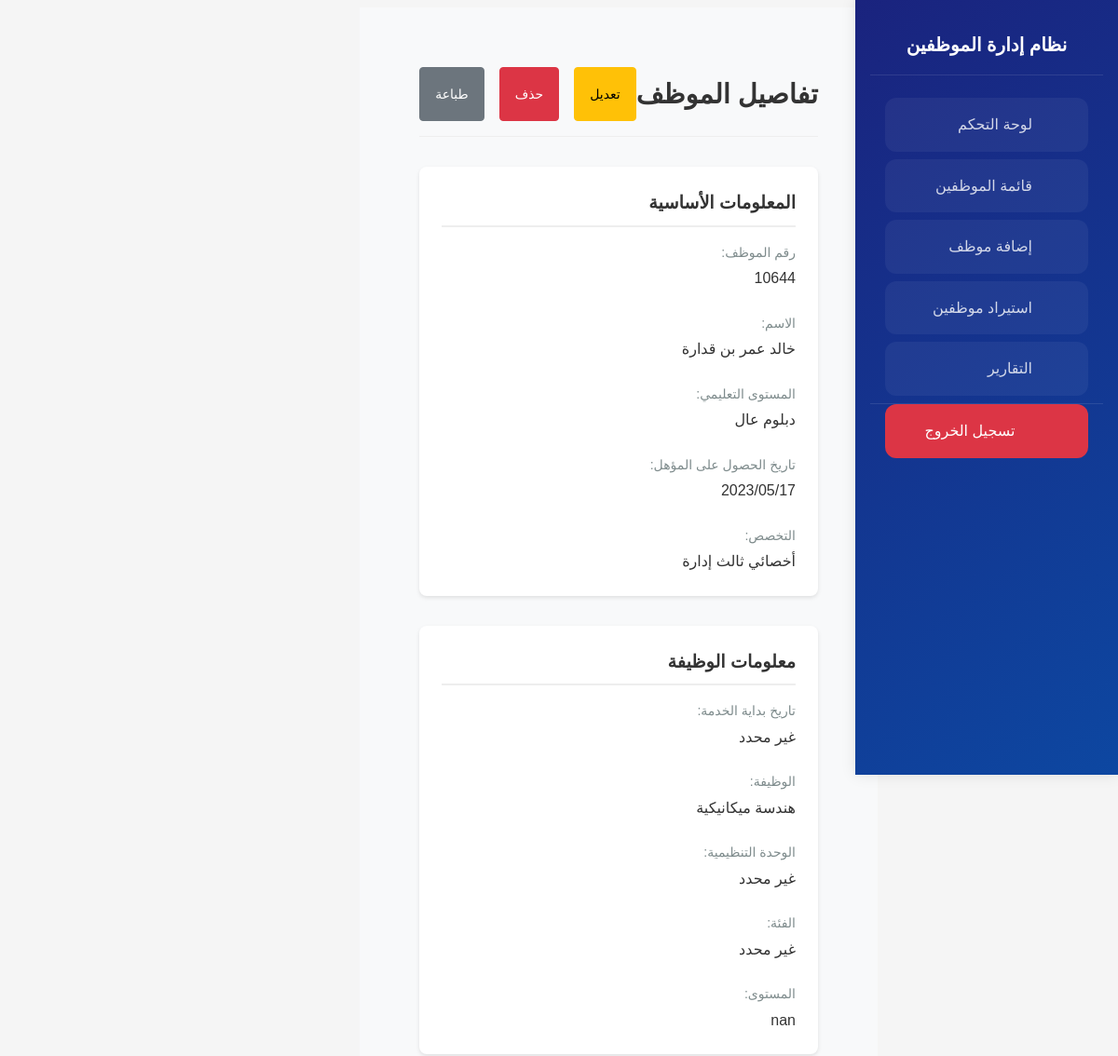
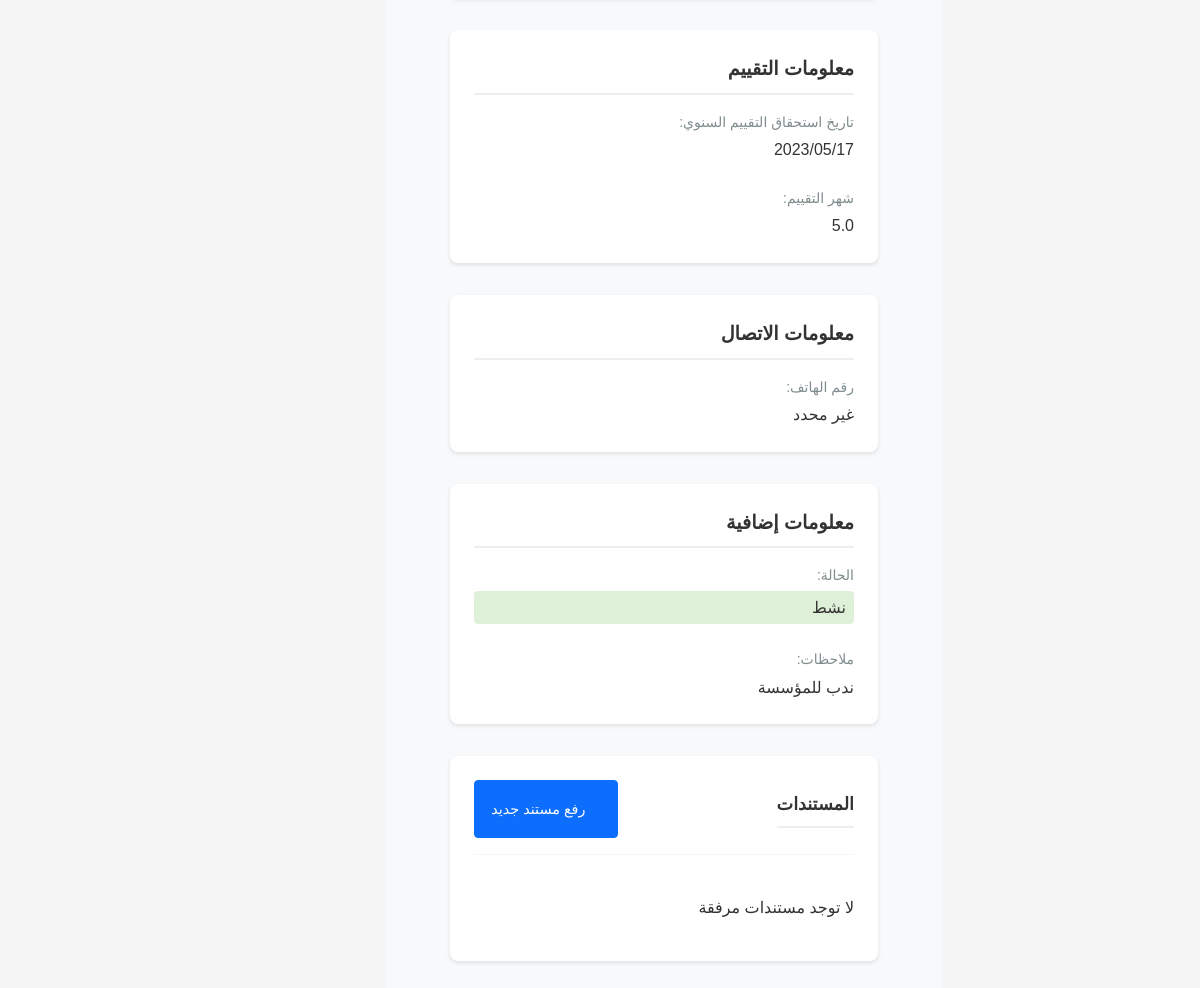
Page /employee/797/ (signed in) on the committed database (2 pictures, top to bottom).
### myapp/models.py (models this page shows, shortened)
class Employee(models.Model):
    STATUS_CHOICES = [
        ('active', 'نشط'),
        ('inactive', 'غير نشط'),
        ('on_leave', 'في إجازة'),
    ]
    employee_number = models.CharField(max_length=20, verbose_name="رقم الموظف", unique=True)
    name = models.CharField(max_length=200, verbose_name="الاسم")
    educational_level = models.CharField(max_length=100, verbose_name="المستوى التعليمي", null=True, blank=True)
    education_date = models.DateField(verbose_name="تاريخ المؤهل", null=True, blank=True)
    specialization = models.CharField(max_length=100, verbose_name="التخصص", null=True, blank=True)
    position = models.CharField(max_length=100, verbose_name="الوظيفة", null=True, blank=True)
    organizational_unit = models.CharField(max_length=100, verbose_name="الوحدة التنظيمية", null=True, blank=True)
    job_class = models.CharField(max_length=100, verbose_name="الفئة", null=True, blank=True)
    level = models.CharField(max_length=50, verbose_name="المستوى", null=True, blank=True)
    evaluation_date = models.DateField(verbose_name="تاريخ التقييم", null=True, blank=True)
    evaluation_month = models.CharField(max_length=50, verbose_name="شهر التقييم", null=True, blank=True)
    phone = models.CharField(max_length=20, verbose_name="رقم الهاتف", null=True, blank=True)
    notes = models.TextField(verbose_name="ملاحظات", null=True, blank=True)
    status = models.CharField(max_length=20, choices=STATUS_CHOICES, default='active', verbose_name="الحالة")
    created_at = models.DateTimeField(auto_now_add=True)
    updated_at = models.DateTimeField(auto_now=True)
    class Meta:
        verbose_name = "موظف"
        verbose_name_plural = "الموظفين"
        ordering = ['name']

### myapp/views.py (the view)
# urls.py: path('employee/<int:employee_id>/', views.employee_detail, name='employee_detail'),
@login_required
def employee_detail(request, employee_id):
    employee = get_object_or_404(Employee, id=employee_id)
    document_form = DocumentUploadForm()
    context = {
        'employee': employee,
        'document_form': document_form
    }
    return render(request, 'employee_detail.html', context)

### myapp/templates/employee_detail.html (shortened to what this page needs)
{% extends 'base.html' %}
{% load static %}
{% block content %}
<div class="employee-detail-container">
    <header class="detail-header">
        <h2>تفاصيل الموظف</h2>
        <div class="header-actions">
            <a href="{% url 'edit_employee' employee.id %}" class="btn btn-warning">تعديل</a>
            <button class="btn btn-danger" onclick="deleteEmployee({{ employee.id }})">حذف</button>
            <button class="btn btn-secondary" onclick="window.print()">طباعة</button>
        </div>
    </header>
    <div class="detail-content">
        <div class="detail-section">
            <h3>المعلومات الأساسية</h3>
            <div class="detail-grid">
                <div class="detail-item">
                    <span class="label">رقم الموظف:</span>
                    <span class="value">{{ employee.employee_number }}</span>
                </div>
                <div class="detail-item">
                    <span class="label">الاسم:</span>
                    <span class="value">{{ employee.name }}</span>
                </div>
                <div class="detail-item">
                    <span class="label">المستوى التعليمي:</span>
                    <span class="value">{{ employee.educational_level }}</span>
                </div>
                <div class="detail-item">
                    <span class="label">تاريخ الحصول على المؤهل:</span>
                    <span class="value">{{ employee.education_date|date:"Y/m/d"|default:"غير محدد" }}</span>
                </div>
                <div class="detail-item">
                    <span class="label">التخصص:</span>
                    <span class="value">{{ employee.specialization }}</span>
                </div>
            </div>
        </div>
        <div class="detail-section">
            <h3>معلومات الوظيفة</h3>
            <div class="detail-grid">
                <div class="detail-item">
                    <span class="label">تاريخ بداية الخدمة:</span>
                    <span class="value">{{ employee.start_date|date:"Y/m/d"|default:"غير محدد" }}</span>
                </div>
                <div class="detail-item">
                    <span class="label">الوظيفة:</span>
                    <span class="value">{{ employee.position }}</span>
                </div>
                <div class="detail-item">
                    <span class="label">الوحدة التنظيمية:</span>
                    <span class="value">{{ employee.organizational_unit }}</span>
                </div>
                <div class="detail-item">
                    <span class="label">الفئة:</span>
                    <span class="value">{{ employee.job_class }}</span>
                </div>
                <div class="detail-item">
                    <span class="label">المستوى:</span>
                    <span class="value">{{ employee.level }}</span>
                </div>
            </div>
        </div>
        <div class="detail-section">
            <h3>معلومات التقييم</h3>
            <div class="detail-grid">
                <div class="detail-item">
                    <span class="label">تاريخ استحقاق التقييم السنوي:</span>
                    <span class="value">{{ employee.evaluation_date|date:"Y/m/d"|default:"غير محدد" }}</span>
                </div>
                <div class="detail-item">
                    <span class="label">شهر التقييم:</span>
                    <span class="value">{{ employee.evaluation_month }}</span>
                </div>
            </div>
        </div>
        <div class="detail-section">
            <h3>معلومات الاتصال</h3>
            <div class="detail-grid">
                <div class="detail-item">
                    <span class="label">رقم الهاتف:</span>
                    <span class="value">{{ employee.phone|default:"غير محدد" }}</span>
                </div>
            </div>
        </div>
        <div class="detail-section">
            <h3>معلومات إضافية</h3>
            <div class="detail-grid">
                <div class="detail-item">
                    <span class="label">الحالة:</span>
                    <span class="value status-badge status-{{ employee.status }}">
                        {{ employee.get_status_display }}
                    </span>
                </div>
                <div class="detail-item full-width">
                    <span class="label">ملاحظات:</span>
                    <span class="value">{{ employee.notes|default:"لا توجد ملاحظات" }}</span>
                </div>
            </div>
        </div>
        <div class="detail-section">
            <div class="section-header d-flex justify-content-between align-items-center">
                <h3>المستندات</h3>
                <a href="{% url 'upload_document' employee.id %}" class="btn btn-primary">
                    رفع مستند جديد
                </a>
            </div>
            <div class="documents-list">
                {% if employee.documents.exists %}
                    {% for doc in employee.documents.all %}
                    <div class="document-item">
                        <span class="document-title">{{ doc.title }}</span>
                        <div class="document-actions">
                            <a href="{{ doc.document.url }}" class="btn btn-sm btn-info" target="_blank">
                                <i class="fas fa-eye"></i>
                                عرض
                            </a>
                            <button class="btn btn-sm btn-danger" onclick="deleteDocument({{ doc.id }})">
                                <i class="fas fa-trash"></i>
                                حذف
                            </button>
                        </div>
                    </div>
                    {% endfor %}
                {% else %}
                    <p class="text-muted">لا توجد مستندات مرفقة</p>
                {% endif %}
            </div>
        </div>
    </div>
</div>
{% endblock %}

### myapp/static/css/style.css (style rules this page uses)
:root { --primary: #003366; --primary-light: #004d99; --primary-dark: #002233; --accent: #007BFF; --success: #28A745; --danger: #DC3545; --warning: #FFC107; --info: #17A2B8; --light: #F5F5F5; --dark: #333333; --white: #FFFFFF; --hover-bg: #CCE7FF; --shadow: 0 4px 8px rgba(0, 0, 0, 0.1); --transition: all 0.3s ease-in-out; }
body { font-family: 'Cairo', sans-serif; background-color: var(--light); color: var(--dark); line-height: 1.6; font-size: 16px; }
.btn { padding: 0.75rem 1.5rem; border-radius: 8px; font-weight: 500; transition: var(--transition); border: none; cursor: pointer; display: inline-flex; align-items: center; justify-content: center; gap: 0.5rem; min-height: 40px; }
.btn-primary { background: var(--primary); color: var(--white); }
.status-active { background-color: rgba(40, 167, 69, 0.1); color: var(--success); padding: 0.25rem 0.75rem; border-radius: 50px; font-weight: 500; }
.btn { padding: 0.75rem 1.5rem; border-radius: 8px; font-weight: 500; transition: all 0.3s ease; display: inline-flex; align-items: center; justify-content: center; gap: 0.5rem; }
.btn-primary { background: var(--primary); border: none; }
.btn { padding: 0.75rem 1.5rem; border-radius: 8px; font-weight: 500; transition: all 0.3s ease; }
.detail-header { display: flex; justify-content: space-between; align-items: center; margin-bottom: 2rem; padding-bottom: 1rem; border-bottom: 1px solid #eee; }
.detail-header h2 { margin: 0; color: var(--dark); }
.status-badge { display: inline-block; padding: 0.25rem 0.75rem; border-radius: 50px; font-size: 0.875rem; font-weight: 500; }
.status-active { background-color: #dff0d8; color: #3c763d; }
.documents-list { margin-top: 1rem; }
.btn { padding: 0.5rem 1rem; border-radius: 4px; border: none; cursor: pointer; font-size: 0.875rem; text-decoration: none; transition: background-color 0.2s; }
.btn-primary { background-color: var(--primary); color: white; }
.btn-secondary { background-color: #6c757d; color: white; }
.btn-danger { background-color: #dc3545; color: white; }
.employee-detail-container { padding: 2rem; max-width: 1200px; margin: 0 auto; }
.detail-header { display: flex; justify-content: space-between; align-items: center; margin-bottom: 2rem; }
.detail-header h2 { color: var(--dark); font-size: 1.8rem; margin: 0; }
.header-actions { display: flex; gap: 1rem; }
.detail-section { background: white; border-radius: 8px; padding: 1.5rem; margin-bottom: 2rem; box-shadow: 0 2px 4px rgba(0,0,0,0.1); }
.detail-section h3 { color: var(--dark); font-size: 1.2rem; margin: 0 0 1rem 0; padding-bottom: 0.5rem; border-bottom: 2px solid #eee; }
.detail-grid { display: grid; grid-template-columns: repeat(auto-fit, minmax(300px, 1fr)); gap: 1.5rem; }
.detail-item { display: flex; flex-direction: column; }
.detail-item.full-width { grid-column: 1 / -1; }
.detail-item .label { color: #7f8c8d; font-size: 0.875rem; margin-bottom: 0.25rem; }
.detail-item .value { color: var(--dark); font-size: 1rem; font-weight: 500; }
.documents-list { display: grid; gap: 1rem; }
.section-header { margin-bottom: 1rem; padding-bottom: 1rem; border-bottom: 1px solid var(--light); }
.section-header .btn { padding: 0.5rem 1rem; font-size: 0.9rem; }
.btn { display: inline-flex; align-items: center; justify-content: center; padding: 0.5rem 1rem; font-size: 0.875rem; line-height: 1.5; border-radius: 0.25rem; transition: all 0.15s ease-in-out; text-decoration: none; cursor: pointer; gap: 0.5rem; }
.btn-primary { color: #fff; background-color: #0d6efd; border: 1px solid #0d6efd; }
.btn-danger { color: #fff; background-color: #dc3545; border: 1px solid #dc3545; }
.btn-warning { color: #000; background-color: #ffc107; border: 1px solid #ffc107; }
.btn-secondary { color: #fff; background-color: #6c757d; border: 1px solid #6c757d; }
.status-badge { display: inline-block; padding: 0.25rem 0.5rem; border-radius: 0.25rem; font-size: 0.875rem; font-weight: 500; }
.section-header { display: flex; justify-content: space-between; align-items: center; margin-bottom: 1.5rem; }
.section-header h3 { font-size: 1.1rem; font-weight: 600; color: #333; margin: 0; }

### rows in the picture
Employee: employee_number "10644", name "خالد عمر بن قدارة", educational_level "دبلوم عال", education_date "2023/05/17", specialization "أخصائي ثالث إدارة", position "هندسة ميكانيكية", organizational_unit "غير محدد", job_class "غير محدد", level "nan", evaluation_date "2023/05/17", evaluation_month "5.0", phone "غير محدد", status "نشط", notes "ندب للمؤسسة"

### other values in the picture
{{ employee.start_date|date:"Y/m/d"|default:"غير محدد" }} "غير محدد"
